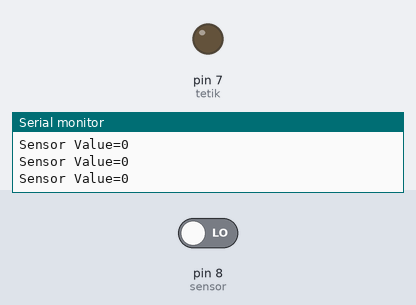
A sketch run on a simulated Arduino Uno, built with avr-gcc and run on an emulated ATmega328P. Shown: output pins drawn as LEDs (lit = HIGH), the last lines printed to the serial monitor. The test bench sets the inputs (shaded band); at power-on: pin 8 (sensor) LOW.

Above: at 1.2 s.
1.3 s: pin 8 (sensor) driven HIGH
At 1.8 s:
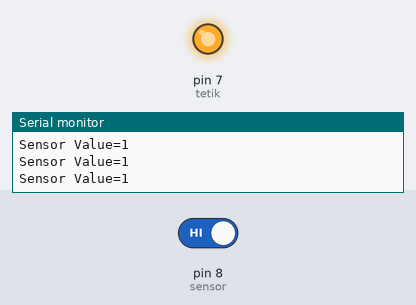
2.9 s: pin 8 (sensor) driven LOW
At 4.3 s:
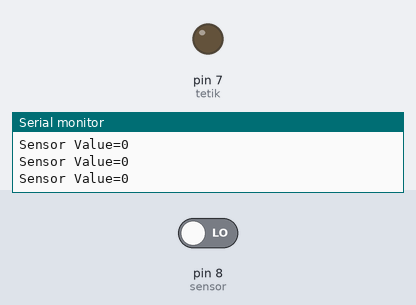
Timing chart, 0 to 5.9 s (numbered marks = the images above; inputs shaded):
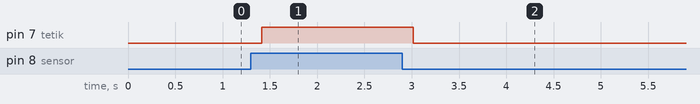

Measured:
- after the input at 1.3 s, pin 7 (tetik): LOW → HIGH after 0.11 s
- after the input at 2.9 s, pin 7 (tetik): HIGH → LOW after 0.12 s

The sketch:

ders_23-PIR_Sens_r__Kullan_m_.ino
```cpp
int     sensor      = 8;
boolean sensorValue = 0;
int     tetik       = 7;


void setup() {
  Serial.begin(9600);
  pinMode(sensor, INPUT);
  pinMode(tetik, OUTPUT);
  Serial.println("Started...");
  delay(10);

}

void loop() {
  sensorValue = digitalRead(sensor);
  Serial.println("Sensor Value="+String(sensorValue));
  delay(100);

  if (sensorValue == 1) {
    digitalWrite(tetik, HIGH);

  } else {
    digitalWrite(tetik, LOW);
  }


}
```
